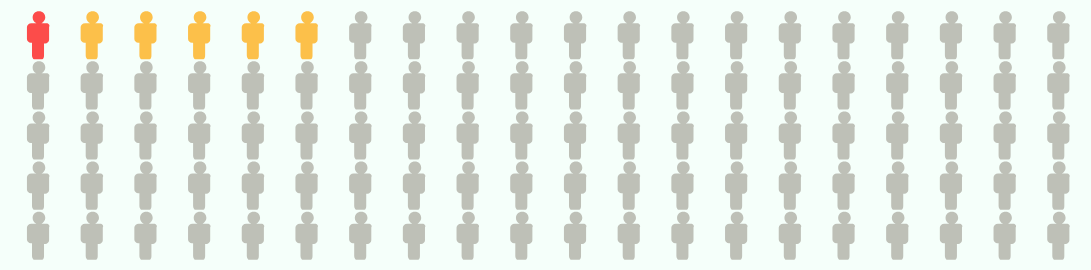

The Vega-Lite source for this figure:
### Vega-Lite specification from a JSON file in a GitHub repository (floating-point values rounded to 4 significant figures)
{"$schema": "https://vega.github.io/schema/vega-lite/v4.json", "config": {"view": {"stroke": ""}, "background": "mintcream"}, "width": 600, "height": 140, "data": {"values": [{"id": 1}, {"id": 2}, {"id": 3}, {"id": 4}, {"id": 5}, {"id": 6}, {"id": 7}, {"id": 8}, {"id": 9}, {"id": 10}, {"id": 11}, {"id": 12}, {"id": 13}, {"id": 14}, {"id": 15}, {"id": 16}, {"id": 17}, {"id": 18}, {"id": 19}, {"id": 20}, {"id": 21}, {"id": 22}, {"id": 23}, {"id": 24}, {"id": 25}, {"id": 26}, {"id": 27}, {"id": 28}, {"id": 29}, {"id": 30}, {"id": 31}, {"id": 32}, {"id": 33}, {"id": 34}, {"id": 35}, {"id": 36}, {"id": 37}, {"id": 38}, {"id": 39}, {"id": 40}, {"id": 41}, {"id": 42}, {"id": 43}, {"id": 44}, {"id": 45}, {"id": 46}, {"id": 47}, {"id": 48}, {"id": 49}, {"id": 50}, {"id": 51}, {"id": 52}, {"id": 53}, {"id": 54}, {"id": 55}, {"id": 56}, {"id": 57}, {"id": 58}, {"id": 59}, {"id": 60}, {"id": 61}, {"id": 62}, {"id": 63}, {"id": 64}, {"id": 65}, {"id": 66}, {"id": 67}, {"id": 68}, {"id": 69}, {"id": 70}, {"id": 71}, {"id": 72}, {"id": 73}, {"id": 74}, {"id": 75}, {"id": 76}, {"id": 77}, {"id": 78}, {"id": 79}, {"id": 80}, {"id": 81}, {"id": 82}, {"id": 83}, {"id": 84}, {"id": 85}, {"id": 86}, {"id": 87}, {"id": 88}, {"id": 89}, {"id": 90}, {"id": 91}, {"id": 92}, {"id": 93}, {"id": 94}, {"id": 95}, {"id": 96}, {"id": 97}, {"id": 98}, {"id": 99}, {"id": 100}]}, "transform": [{"calculate": "ceil (datum.id/5)", "as": "col"}, {"calculate": "datum.id - datum.col*5", "as": "row"}], "mark": {"type": "point", "filled": true}, "encoding": {"x": {"field": "col", "type": "ordinal", "axis": null}, "y": {"field": "row", "type": "ordinal", "axis": null}, "shape": {"value": "M1.7 -1.7h-0.8c0.3 -0.2 0.6 -0.5 0.6 -0.9c0 -0.6 -0.4 -1 -1 -1c-0.6 0 -1 0.4 -1 1c0 0.4 0.2 0.7 0.6 0.9h-0.8c-0.4 0 -0.7 0.3 -0.7 0.6v1.9c0 0.3 0.3 0.6 0.6 0.6h0.2c0 0 0 0.1 0 0.1v1.9c0 0.3 0.2 0.6 0.3 0.6h1.3c0.2 0 0.3 -0.3 0.3 -0.6v-1.8c0 0 0 -0.1 0 -0.1h0.2c0.3 0 0.6 -0.3 0.6 -0.6v-2c0.2 -0.3 -0.1 -0.6 -0.4 -0.6z"}, "color": {"condition": [{"test": "datum.id==1", "value": "red"}, {"test": "datum.id==6", "value": "orange"}, {"test": "datum.id==11", "value": "orange"}, {"test": "datum.id==16", "value": "orange"}, {"test": "datum.id==21", "value": "orange"}, {"test": "datum.id==26", "value": "orange"}], "value": "rgb(167,165,156)"}, "size": {"value": 50}, "tooltip": {"condition": [{"test": "datum.id==1", "value": "💀"}, {"test": "datum.id==6", "value": "😷"}, {"test": "datum.id==11", "value": "😷"}, {"test": "datum.id==16", "value": "😷"}, {"test": "datum.id==21", "value": "😷"}, {"test": "datum.id==26", "value": "😷"}], "value": "❤️"}}}
